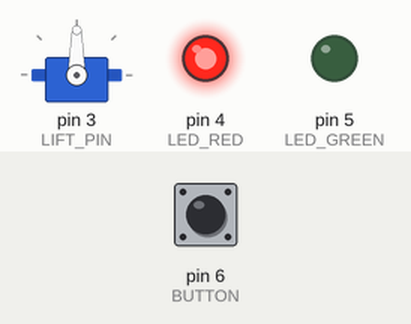
Recording of a sketch running on a simulated Arduino Uno, built with avr-gcc and run on an emulated ATmega328P. Parts: servo, output pins drawn as LEDs (lit = HIGH). The inputs (shaded band) are chosen by the test bench; at power-on: pin 6 (BUTTON) LOW.

Above: at 4.8 s.
4.9 s: pin 6 (BUTTON) pulled HIGH for 2.35 s
At 8.7 s:
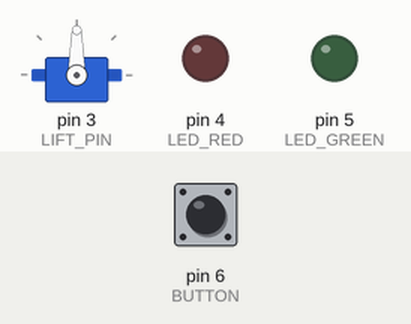
At 12.0 s:
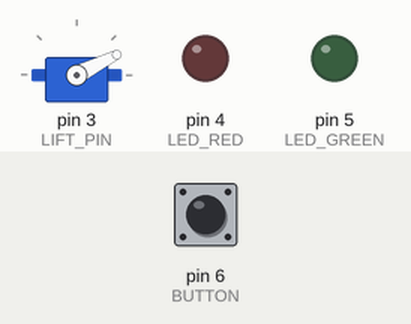
Timing chart, 0 to 14.7 s (numbered marks = the images above; inputs shaded):
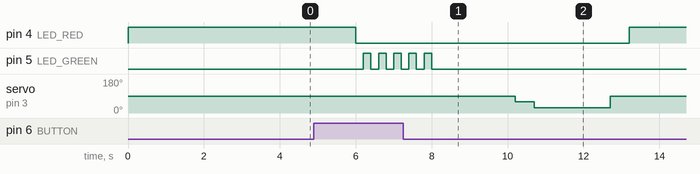

The sketch:

motor_project.ino
```cpp
#include <Servo.h>  //tell code to use servo library
#define LIFT_PIN 3  //define the numbers the pins are connected to
#define LED_RED 4
#define LED_GREEN 5
#define BUTTON 6

Servo lift;  //make a servo object called "lift"

void setup() {

  pinMode(BUTTON, INPUT);
  pinMode(LED_GREEN, OUTPUT);
  pinMode(LED_RED, OUTPUT);

  lift.attach(LIFT_PIN);  //connect the servo object to the pin
  lift.write(90);         //set the start of the propeller to 90 degrees
}

void loop() {

  if (digitalRead(BUTTON) == 1) {  //if the button is pressed and held, the green LED flashes 5 times before the arm starts to drop from 90  slowly down to 27 degree then back to 90
    digitalWrite(LED_RED, LOW);
    delay(200);
    for (int i = 0; i < 5; i++) {
      digitalWrite(LED_GREEN, HIGH);
      delay(200);
      digitalWrite(LED_GREEN, LOW);
      delay(200);
    }
    lift.write(90);
    delay(2000);
    lift.write(60);
    delay(500);
    lift.write(27);
    delay(2000);
    lift.write(90);
    delay(500);

  } else {
    digitalWrite(LED_GREEN, LOW);
    digitalWrite(LED_RED, HIGH);  //if the button is not pressed, the red LED will light up to indicate that the excavator is not working
    lift.write(90);
    delay(2000);
  }
}
```

Measured:
- after the input at 4.9 s, pin 4 (LED_RED): HIGH → LOW after 1.1 s, → HIGH 7.2 s later; pin 5 (LED_GREEN): alternates HIGH for 0.20 s and LOW for 0.20 s, 10 changes in all, then stays LOW, starting after 1.3 s; servo on pin 3 (LIFT_PIN): 90° → 60° after 5.3 s, → 27° 0.50 s later, → 90° 2.0 s later
